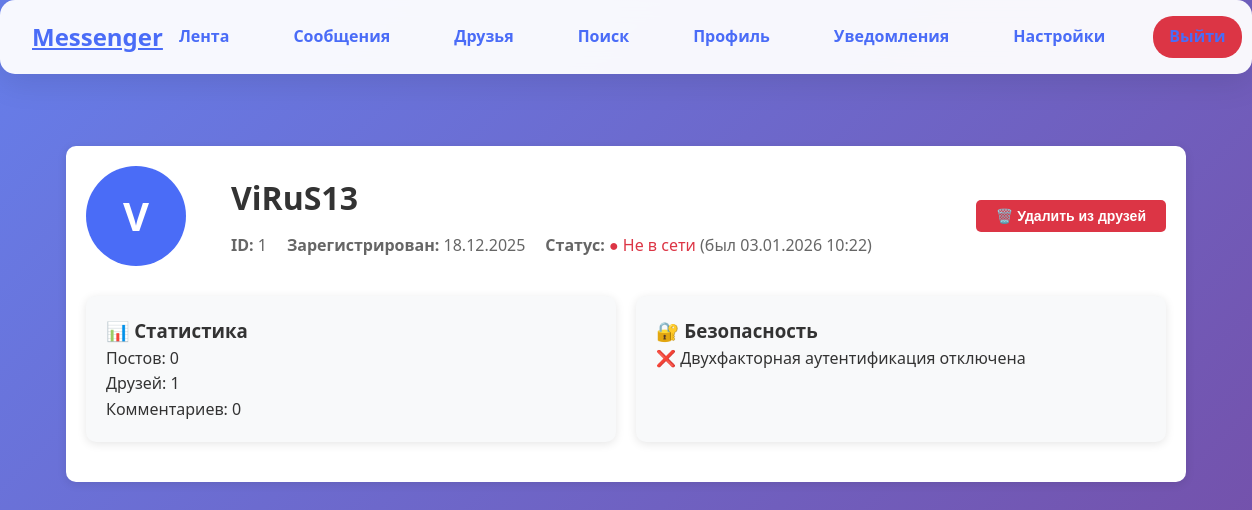
/profile/ViRuS13 (signed in), run on the app's committed database.
### models.py (models this page shows, shortened)
class User(db.Model):
    id = db.Column(db.Integer, primary_key=True)
    username = db.Column(db.String(80), unique=True, nullable=False)
    email = db.Column(db.String(120), unique=True, nullable=True)
    password_hash = db.Column(db.String(200), nullable=False)
    created_at = db.Column(db.DateTime, default=datetime.utcnow)
    last_seen = db.Column(db.DateTime, default=datetime.utcnow)
    is_online = db.Column(db.Boolean, default=False)
    otp_secret = db.Column(db.String(32))
    is_2fa_enabled = db.Column(db.Boolean, default=False)
    posts = db.relationship('Post', backref='author', lazy='dynamic', cascade='all, delete-orphan')
    sent_messages = db.relationship('Message', foreign_keys='Message.sender_id',
                                   backref='sender', lazy='dynamic')
    received_messages = db.relationship('Message', foreign_keys='Message.receiver_id',
                                       backref='receiver', lazy='dynamic')
    comments = db.relationship('Comment', backref='author', lazy='dynamic')
    @property
    def friends(self):
        friends_as_user = User.query.join(
            Friendship, Friendship.friend_id == User.id
        ).filter(
            Friendship.user_id == self.id,
            Friendship.status == 'accepted'
        ).all()
        friends_as_friend = User.query.join(
            Friendship, Friendship.user_id == User.id
        ).filter(
            Friendship.friend_id == self.id,
            Friendship.status == 'accepted'
        ).all()
        all_friends = list(set(friends_as_user + friends_as_friend))
        return all_friends

### app.py (the view)
@app.route('/profile/<username>')
@login_required
def user_profile(username):
    current_user_id = session['user_id']
    current_user = User.query.get(current_user_id)
    user = User.query.filter_by(username=username).first_or_404()
    are_friends = Friendship.query.filter(
        (
            (Friendship.user_id == current_user_id) &
            (Friendship.friend_id == user.id) &
            (Friendship.status == 'accepted')
        ) | (
            (Friendship.user_id == user.id) &
            (Friendship.friend_id == current_user_id) &
            (Friendship.status == 'accepted')
        )
    ).first() is not None
    recent_posts = Post.query.filter_by(user_id=user.id).order_by(Post.created_at.desc()).limit(5).all()
    return render_template('profile/profile.html',
                         user=user,
                         is_friend=are_friends,
                         recent_posts=recent_posts,
                         current_user=current_user)

### app.py (called while the page is built)
@app.context_processor
def inject_user():
    if 'user_id' in session:
        user = User.query.get(session['user_id'])
        return {'current_user': user}
    return {}

@app.before_request
def update_last_seen():
    if 'user_id' in session:
        user = User.query.get(session['user_id'])
        if user:
            user.last_seen = datetime.utcnow()
            db.session.commit()

### auth.py (called while the page is built)
def login_required(f):
    @wraps(f)
    def decorated_function(*args, **kwargs):
        if 'user_id' not in session:
            if request.headers.get('X-Requested-With') == 'XMLHttpRequest':
                return {'error': 'Требуется авторизация'}, 401
            return redirect(url_for('auth.login'))
        return f(*args, **kwargs)
    return decorated_function

### templates/profile/profile.html (shortened to what this page needs)
{% extends "base.html" %}
{% block content %}
<div class="container">
    <div class="card">
        <div style="display: flex; align-items: center; gap: 30px; margin-bottom: 30px;">
            <div class="post-avatar" style="width: 100px; height: 100px; font-size: 40px;">
                {{ user.username[:1].upper() }}
            </div>
            <div style="flex: 1;">
                <h1 style="margin-bottom: 10px;">{{ user.username }}</h1>
                <div style="display: flex; gap: 20px; color: #666;">
                    <div>
                        <strong>ID:</strong> {{ user.id }}
                    </div>
                    <div>
                        <strong>Зарегистрирован:</strong>
                        {{ user.created_at.strftime('%d.%m.%Y') }}
                    </div>
                <div>
                        <strong>Статус:</strong>
                        {% if user.is_online %}
                            <span style="color: #28a745;">● Онлайн</span>
                        {% else %}
                            <span style="color: #dc3545;">● Не в сети</span>
                            (был {{ user.last_seen.strftime('%d.%m.%Y %H:%M') }})
                        {% endif %}
                    </div>
                </div>
            </div>
            {% if current_user.id == user.id %}
            <a href="{{ url_for('settings') }}" class="btn">
                Настройки профиля
            </a>
            {% else %}
            {% if not is_friend %}
            {% if friend_request_sent %}
            <form action="{{ url_for('cancel_friend_request', user_id=user.id) }}" method="POST" style="margin: 0;">
                <input type="hidden" name="csrf_token" value="{{ csrf_token() }}">
                <button type="submit" class="btn" style="background: #ffc107; color: #000;">
                    ⏳ Запрос отправлен
                </button>
            </form>
        {% else %}
            <form action="{{ url_for('add_friend', user_id=user.id,  friend_id=user.id) }}" method="POST" style="margin: 0;">
                <input type="hidden" name="csrf_token" value="{{ csrf_token() }}">
                <button type="submit" class="btn" style="background: #28a745;">
                    👥 Добавить в друзья
                </button>
            </form>
        {% endif %}
    {% else %}
        <form action="{{ url_for('remove_friend', friend_id=user.id) }}" method="POST" style="margin: 0;">
            <button type="submit" class="btn" style="background: #dc3545;">
                🗑️ Удалить из друзей
            </button>
        </form>
    {% endif %}
    {% endif %}
    </div>
        <div style="display: grid; grid-template-columns: repeat(auto-fit, minmax(250px, 1fr)); gap: 20px; margin-top: 30px;">
            <div class="card" style="background: #f8f9fa;">
                <h3>📊 Статистика</h3>
                <ul style="list-style: none; padding: 0;">
                    <li>Постов: {{ user.posts.count() }}</li>
                    <li>Друзей: {{ user.friends|length }}</li>
                    <li>Комментариев: {{ user.comments.count() }}</li>
                </ul>
            </div>
            <div class="card" style="background: #f8f9fa;">
                <h3>🔐 Безопасность</h3>
                <p>
                    {% if user.is_2fa_enabled %}
                        ✅ Двухфакторная аутентификация включена
                    {% else %}
                        ❌ Двухфакторная аутентификация отключена
                    {% endif %}
                </p>
            </div>
        </div>
{% endblock %}

### static/css/style.css (style rules this page uses)
* { margin: 0; padding: 0; box-sizing: border-box; }
body { font-family: 'Segoe UI', Tahoma, Geneva, Verdana, sans-serif; background: linear-gradient(135deg, #667eea 0%, #764ba2 100%); min-height: 100vh; color: #333; line-height: 1.6; }
.container { max-width: 1200px; margin: 0 auto; padding: 20px; }
.card { background: white; border-radius: 15px; padding: 30px; margin-bottom: 30px; box-shadow: 0 10px 30px rgba(0, 0, 0, 0.08); transition: transform 0.3s ease; }
.btn { display: inline-block; background: #4a6cf7; color: white; border: none; padding: 12px 24px; border-radius: 10px; font-weight: 600; cursor: pointer; transition: all 0.3s ease; text-align: center; text-decoration: none; font-size: 16px; }
.post-avatar { width: 50px; height: 50px; border-radius: 50%; margin-right: 15px; background: #4a6cf7; color: white; display: flex; align-items: center; justify-content: center; font-weight: bold; font-size: 20px; }

### templates/base.html (style rules this page uses)
.btn { display: inline-block; padding: 8px 20px; background: #007bff; color: white; border: none; border-radius: 5px; text-decoration: none; cursor: pointer; font-size: 14px; transition: background 0.3s; }
.card { background: white; border-radius: 10px; padding: 20px; box-shadow: 0 2px 10px rgba(0,0,0,0.1); margin-bottom: 20px; }

### data on the page
User: username "V", username "ViRuS13", id "1", created_at "18.12.2025", last_seen "03.01.2026 10:22"

### other printed values
{{ user.posts.count() }} "0"
{{ user.friends|length }} "1"
{{ user.comments.count() }} "0"
